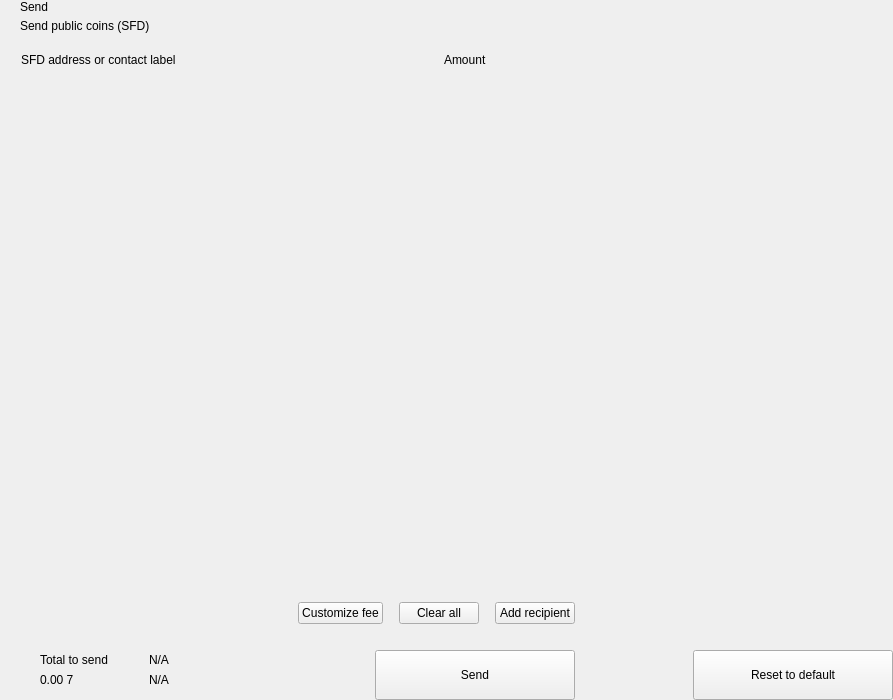
<?xml version="1.0" encoding="UTF-8"?>
<ui version="4.0">
 <class>send</class>
 <widget class="QWidget" name="send">
  <property name="geometry">
   <rect>
    <x>0</x>
    <y>0</y>
    <width>893</width>
    <height>700</height>
   </rect>
  </property>
  <property name="windowTitle">
   <string>Form</string>
  </property>
  <layout class="QHBoxLayout" name="horizontalLayout_2" stretch="2,1">
   <property name="spacing">
    <number>0</number>
   </property>
   <property name="leftMargin">
    <number>0</number>
   </property>
   <property name="topMargin">
    <number>0</number>
   </property>
   <property name="rightMargin">
    <number>0</number>
   </property>
   <property name="bottomMargin">
    <number>0</number>
   </property>
   <item>
    <widget class="QWidget" name="left" native="true">
     <layout class="QVBoxLayout" name="verticalLayout_3">
      <property name="spacing">
       <number>0</number>
      </property>
      <property name="leftMargin">
       <number>0</number>
      </property>
      <property name="topMargin">
       <number>0</number>
      </property>
      <property name="rightMargin">
       <number>0</number>
      </property>
      <property name="bottomMargin">
       <number>0</number>
      </property>
      <item>
       <layout class="QVBoxLayout" name="verticalLayout_22" stretch="0,0,0,1,0,0,0,0">
        <property name="spacing">
         <number>0</number>
        </property>
        <item>
         <layout class="QHBoxLayout" name="horizontalLayout_3">
          <property name="spacing">
           <number>0</number>
          </property>
          <property name="leftMargin">
           <number>20</number>
          </property>
          <property name="rightMargin">
           <number>20</number>
          </property>
          <item>
           <layout class="QVBoxLayout" name="verticalLayout">
            <property name="spacing">
             <number>5</number>
            </property>
            <item>
             <widget class="QLabel" name="labelTitle">
              <property name="text">
               <string>Send</string>
              </property>
              <property name="alignment">
               <set>Qt::AlignLeading|Qt::AlignLeft|Qt::AlignVCenter</set>
              </property>
             </widget>
            </item>
            <item>
             <widget class="QLabel" name="labelSubtitle1">
              <property name="text">
               <string>Send public coins (SFD)</string>
              </property>
             </widget>
            </item>
           </layout>
          </item>
          <item>
           <spacer name="horizontalSpacer">
            <property name="orientation">
             <enum>Qt::Horizontal</enum>
            </property>
            <property name="sizeHint" stdset="0">
             <size>
              <width>40</width>
              <height>20</height>
             </size>
            </property>
           </spacer>
          </item>
         </layout>
        </item>
        <item>
         <spacer name="verticalSpacer_2">
          <property name="orientation">
           <enum>Qt::Vertical</enum>
          </property>
          <property name="sizeType">
           <enum>QSizePolicy::Fixed</enum>
          </property>
          <property name="sizeHint" stdset="0">
           <size>
            <width>20</width>
            <height>20</height>
           </size>
          </property>
         </spacer>
        </item>
        <item>
         <layout class="QHBoxLayout" name="horizontalLayout" stretch="6,0,2">
          <property name="spacing">
           <number>0</number>
          </property>
          <property name="leftMargin">
           <number>10</number>
          </property>
          <property name="topMargin">
           <number>0</number>
          </property>
          <property name="rightMargin">
           <number>20</number>
          </property>
          <property name="bottomMargin">
           <number>0</number>
          </property>
          <item>
           <widget class="QLabel" name="labelSubtitleAddress">
            <property name="styleSheet">
             <string notr="true">margin-left:8px;</string>
            </property>
            <property name="text">
             <string>SFD address or contact label</string>
            </property>
           </widget>
          </item>
          <item>
           <spacer name="horizontalSpacer_3">
            <property name="orientation">
             <enum>Qt::Horizontal</enum>
            </property>
            <property name="sizeType">
             <enum>QSizePolicy::Fixed</enum>
            </property>
            <property name="sizeHint" stdset="0">
             <size>
              <width>40</width>
              <height>1</height>
             </size>
            </property>
           </spacer>
          </item>
          <item>
           <widget class="QLabel" name="labelSubtitleAmount">
            <property name="text">
             <string>Amount</string>
            </property>
           </widget>
          </item>
         </layout>
        </item>
        <item>
         <widget class="QScrollArea" name="scrollArea">
          <property name="minimumSize">
           <size>
            <width>0</width>
            <height>350</height>
           </size>
          </property>
          <property name="styleSheet">
           <string notr="true">#scrollArea {
            background:transparent;
            margin-top:10px;
}</string>
          </property>
          <property name="horizontalScrollBarPolicy">
           <enum>Qt::ScrollBarAlwaysOff</enum>
          </property>
          <property name="sizeAdjustPolicy">
           <enum>QAbstractScrollArea::AdjustIgnored</enum>
          </property>
          <property name="widgetResizable">
           <bool>true</bool>
          </property>
          <property name="alignment">
           <set>Qt::AlignLeading|Qt::AlignLeft|Qt::AlignTop</set>
          </property>
          <widget class="QWidget" name="scrollAreaWidgetContents">
           <property name="geometry">
            <rect>
             <x>0</x>
             <y>0</y>
             <width>591</width>
             <height>16</height>
            </rect>
           </property>
           <property name="sizePolicy">
            <sizepolicy hsizetype="Preferred" vsizetype="Maximum">
             <horstretch>0</horstretch>
             <verstretch>0</verstretch>
            </sizepolicy>
           </property>
           <property name="autoFillBackground">
            <bool>false</bool>
           </property>
           <property name="styleSheet">
            <string notr="true">#scrollAreaWidgetContents {
             background:transparent;
             }</string>
           </property>
           <layout class="QVBoxLayout" name="verticalLayout_7">
            <property name="spacing">
             <number>0</number>
            </property>
            <property name="sizeConstraint">
             <enum>QLayout::SetDefaultConstraint</enum>
            </property>
            <property name="leftMargin">
             <number>0</number>
            </property>
            <property name="topMargin">
             <number>0</number>
            </property>
            <property name="rightMargin">
             <number>0</number>
            </property>
            <property name="bottomMargin">
             <number>0</number>
            </property>
           </layout>
          </widget>
         </widget>
        </item>
        <item>
         <spacer name="verticalSpacer_4">
          <property name="orientation">
           <enum>Qt::Vertical</enum>
          </property>
          <property name="sizeType">
           <enum>QSizePolicy::Fixed</enum>
          </property>
          <property name="sizeHint" stdset="0">
           <size>
            <width>20</width>
            <height>20</height>
           </size>
          </property>
         </spacer>
        </item>
        <item>
         <layout class="QHBoxLayout" name="horizontalLayout_20">
          <property name="spacing">
           <number>6</number>
          </property>
          <property name="leftMargin">
           <number>20</number>
          </property>
          <property name="rightMargin">
           <number>20</number>
          </property>
          <item>
           <spacer name="horizontalSpacer_4">
            <property name="orientation">
             <enum>Qt::Horizontal</enum>
            </property>
            <property name="sizeHint" stdset="0">
             <size>
              <width>10</width>
              <height>20</height>
             </size>
            </property>
           </spacer>
          </item>
          <item>
           <widget class="QPushButton" name="pushButtonFee">
            <property name="focusPolicy">
             <enum>Qt::NoFocus</enum>
            </property>
            <property name="text">
             <string>Customize fee</string>
            </property>
           </widget>
          </item>
          <item>
           <spacer name="horizontalSpacer_11">
            <property name="orientation">
             <enum>Qt::Horizontal</enum>
            </property>
            <property name="sizeType">
             <enum>QSizePolicy::Minimum</enum>
            </property>
            <property name="sizeHint" stdset="0">
             <size>
              <width>10</width>
              <height>20</height>
             </size>
            </property>
           </spacer>
          </item>
          <item>
           <widget class="QPushButton" name="pushButtonClear">
            <property name="focusPolicy">
             <enum>Qt::NoFocus</enum>
            </property>
            <property name="layoutDirection">
             <enum>Qt::RightToLeft</enum>
            </property>
            <property name="text">
             <string>Clear all</string>
            </property>
           </widget>
          </item>
          <item>
           <spacer name="horizontalSpacer_6">
            <property name="orientation">
             <enum>Qt::Horizontal</enum>
            </property>
            <property name="sizeType">
             <enum>QSizePolicy::Fixed</enum>
            </property>
            <property name="sizeHint" stdset="0">
             <size>
              <width>10</width>
              <height>20</height>
             </size>
            </property>
           </spacer>
          </item>
          <item>
           <widget class="QPushButton" name="pushButtonAddRecipient">
            <property name="focusPolicy">
             <enum>Qt::NoFocus</enum>
            </property>
            <property name="text">
             <string>Add recipient</string>
            </property>
           </widget>
          </item>
         </layout>
        </item>
        <item>
         <spacer name="verticalSpacer">
          <property name="orientation">
           <enum>Qt::Vertical</enum>
          </property>
          <property name="sizeType">
           <enum>QSizePolicy::Fixed</enum>
          </property>
          <property name="sizeHint" stdset="0">
           <size>
            <width>20</width>
            <height>16</height>
           </size>
          </property>
         </spacer>
        </item>
        <item>
         <layout class="QHBoxLayout" name="horizontalLayout_7">
          <property name="rightMargin">
           <number>20</number>
          </property>
          <item>
           <layout class="QHBoxLayout" name="horizontalLayout_10">
            <property name="spacing">
             <number>0</number>
            </property>
            <property name="leftMargin">
             <number>8</number>
            </property>
            <item>
             <widget class="QStackedWidget" name="stackedWidget">
              <property name="minimumSize">
               <size>
                <width>0</width>
                <height>60</height>
               </size>
              </property>
              <property name="maximumSize">
               <size>
                <width>16777215</width>
                <height>60</height>
               </size>
              </property>
              <widget class="QWidget" name="page1">
               <layout class="QVBoxLayout" name="verticalLayout_71" stretch="0">
                <property name="spacing">
                 <number>6</number>
                </property>
                <property name="leftMargin">
                 <number>12</number>
                </property>
                <property name="topMargin">
                 <number>0</number>
                </property>
                <property name="rightMargin">
                 <number>0</number>
                </property>
                <property name="bottomMargin">
                 <number>0</number>
                </property>
                <item>
                 <widget class="QWidget" name="coinWidget" native="true">
                  <property name="minimumSize">
                   <size>
                    <width>0</width>
                    <height>60</height>
                   </size>
                  </property>
                  <property name="maximumSize">
                   <size>
                    <width>16777215</width>
                    <height>60</height>
                   </size>
                  </property>
                  <layout class="QHBoxLayout" name="horizontalLayout_9">
                   <property name="spacing">
                    <number>0</number>
                   </property>
                   <property name="leftMargin">
                    <number>20</number>
                   </property>
                   <property name="topMargin">
                    <number>10</number>
                   </property>
                   <property name="rightMargin">
                    <number>20</number>
                   </property>
                   <property name="bottomMargin">
                    <number>10</number>
                   </property>
                   <item>
                    <layout class="QVBoxLayout" name="verticalSend">
                     <property name="spacing">
                      <number>0</number>
                     </property>
                     <item>
                      <widget class="QLabel" name="labelTitleTotalSend">
                       <property name="text">
                        <string>Total to send</string>
                       </property>
                      </widget>
                     </item>
                     <item>
                      <widget class="QLabel" name="labelAmountSend">
                       <property name="text">
                        <string notr="true">0.00 7</string>
                       </property>
                      </widget>
                     </item>
                    </layout>
                   </item>
                   <item>
                    <spacer name="horizontalSpacer_9">
                     <property name="orientation">
                      <enum>Qt::Horizontal</enum>
                     </property>
                     <property name="sizeType">
                      <enum>QSizePolicy::Fixed</enum>
                     </property>
                     <property name="sizeHint" stdset="0">
                      <size>
                       <width>20</width>
                       <height>20</height>
                      </size>
                     </property>
                    </spacer>
                   </item>
                   <item>
                    <widget class="QLabel" name="labelLine">
                     <property name="minimumSize">
                      <size>
                       <width>1</width>
                       <height>0</height>
                      </size>
                     </property>
                     <property name="maximumSize">
                      <size>
                       <width>1</width>
                       <height>16777215</height>
                      </size>
                     </property>
                     <property name="text">
                      <string/>
                     </property>
                    </widget>
                   </item>
                   <item>
                    <spacer name="horizontalSpacer_10">
                     <property name="orientation">
                      <enum>Qt::Horizontal</enum>
                     </property>
                     <property name="sizeType">
                      <enum>QSizePolicy::Fixed</enum>
                     </property>
                     <property name="sizeHint" stdset="0">
                      <size>
                       <width>20</width>
                       <height>20</height>
                      </size>
                     </property>
                    </spacer>
                   </item>
                   <item>
                    <layout class="QVBoxLayout" name="verticalRemaining">
                     <property name="spacing">
                      <number>0</number>
                     </property>
                     <item>
                      <widget class="QLabel" name="labelTitleTotalRemaining">
                       <property name="text">
                        <string notr="true">N/A</string>
                       </property>
                      </widget>
                     </item>
                     <item>
                      <widget class="QLabel" name="labelAmountRemaining">
                       <property name="text">
                        <string notr="true">N/A</string>
                       </property>
                      </widget>
                     </item>
                    </layout>
                   </item>
                  </layout>
                 </widget>
                </item>
               </layout>
              </widget>
              <widget class="QWidget" name="page_2"/>
             </widget>
            </item>
           </layout>
          </item>
          <item>
           <spacer name="horizontalSpacer_5">
            <property name="orientation">
             <enum>Qt::Horizontal</enum>
            </property>
            <property name="sizeType">
             <enum>QSizePolicy::Expanding</enum>
            </property>
            <property name="sizeHint" stdset="0">
             <size>
              <width>40</width>
              <height>20</height>
             </size>
            </property>
           </spacer>
          </item>
          <item alignment="Qt::AlignBottom">
           <widget class="QPushButton" name="pushButtonSave">
            <property name="minimumSize">
             <size>
              <width>200</width>
              <height>50</height>
             </size>
            </property>
            <property name="maximumSize">
             <size>
              <width>200</width>
              <height>50</height>
             </size>
            </property>
            <property name="focusPolicy">
             <enum>Qt::NoFocus</enum>
            </property>
            <property name="text">
             <string>Send</string>
            </property>
           </widget>
          </item>
         </layout>
        </item>
       </layout>
      </item>
     </layout>
    </widget>
   </item>
   <item>
    <widget class="QWidget" name="right" native="true">
     <layout class="QVBoxLayout" name="verticalLayout_5">
      <property name="leftMargin">
       <number>0</number>
      </property>
      <property name="topMargin">
       <number>0</number>
      </property>
      <property name="rightMargin">
       <number>0</number>
      </property>
      <property name="bottomMargin">
       <number>0</number>
      </property>
      <item>
       <layout class="QVBoxLayout" name="verticalLayout_4">
        <property name="spacing">
         <number>6</number>
        </property>
        <item>
         <widget class="OptionButton" name="btnCoinControl" native="true">
          <property name="minimumSize">
           <size>
            <width>0</width>
            <height>50</height>
           </size>
          </property>
         </widget>
        </item>
        <item>
         <widget class="OptionButton" name="btnChangeAddress" native="true">
          <property name="minimumSize">
           <size>
            <width>0</width>
            <height>50</height>
           </size>
          </property>
         </widget>
        </item>
        <item>
         <widget class="OptionButton" name="btnUri" native="true">
          <property name="minimumSize">
           <size>
            <width>0</width>
            <height>50</height>
           </size>
          </property>
         </widget>
        </item>
        <item>
         <spacer name="verticalSpacer_5">
          <property name="orientation">
           <enum>Qt::Vertical</enum>
          </property>
          <property name="sizeHint" stdset="0">
           <size>
            <width>20</width>
            <height>40</height>
           </size>
          </property>
         </spacer>
        </item>
        <item>
         <layout class="QHBoxLayout" name="horizontalLayout_8">
          <item>
           <spacer name="horizontalSpacer_7">
            <property name="orientation">
             <enum>Qt::Horizontal</enum>
            </property>
            <property name="sizeHint" stdset="0">
             <size>
              <width>40</width>
              <height>20</height>
             </size>
            </property>
           </spacer>
          </item>
          <item>
           <widget class="QPushButton" name="pushButtonReset">
            <property name="minimumSize">
             <size>
              <width>200</width>
              <height>50</height>
             </size>
            </property>
            <property name="maximumSize">
             <size>
              <width>200</width>
              <height>50</height>
             </size>
            </property>
            <property name="focusPolicy">
             <enum>Qt::NoFocus</enum>
            </property>
            <property name="text">
             <string>Reset to default</string>
            </property>
           </widget>
          </item>
         </layout>
        </item>
       </layout>
      </item>
     </layout>
    </widget>
   </item>
  </layout>
 </widget>
 <customwidgets>
  <customwidget>
   <class>OptionButton</class>
   <extends>QWidget</extends>
   <header>qt/pivx/optionbutton.h</header>
   <container>1</container>
  </customwidget>
 </customwidgets>
 <resources/>
 <connections/>
</ui>
